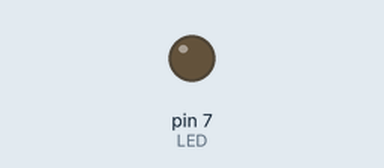
The sketch below on a simulated Arduino Uno, built with avr-gcc and run on an emulated ATmega328P. Shown: output pins drawn as LEDs (lit = HIGH).

Above: at 0.5 s.
At 5.5 s:
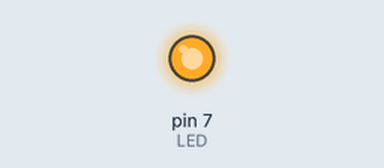
Timing chart, 0 to 6.9 s (numbered marks = the images above):
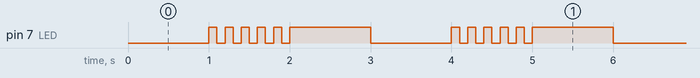

The sketch:

05_practice_2.ino
```cpp
#define LED 7

void setup() {
  pinMode(LED, OUTPUT);

  // LED 켜기
  digitalWrite(LED, LOW);
}

void loop() {

  // 1초 LED 켜기
  digitalWrite(LED, LOW);
  delay(1000);

  // 1초 동안 5번 깜빡이기
  for (int i = 0; i < 5; i++) {
    digitalWrite(LED, HIGH); // 끄기
    delay(100);

    digitalWrite(LED, LOW);  // 켜기
    delay(100);
  }

  // LED 끄기
  digitalWrite(LED, HIGH);

  // 잠시 꺼진 상태
  delay(1000);
}
```

Measured:
- by itself, pin 7 (LED): repeats every 3.0 s: 4 × (LOW 0.10 s, HIGH 0.10 s), LOW 0.10 s, HIGH 1.0 s, LOW 1.0 s, HIGH 0.10 s
- by itself, everything shown: repeats every 3.0 s, in 12 steps
